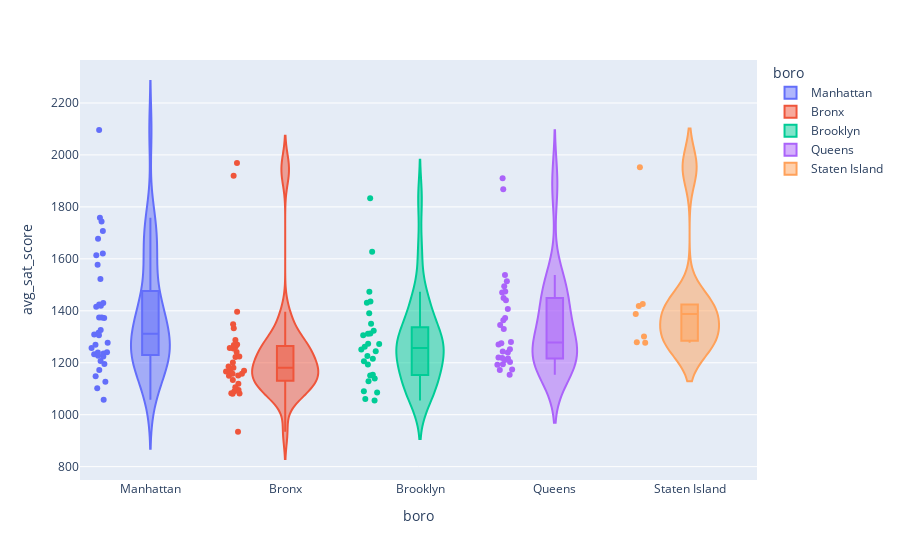

The notebook cell this image was saved under:
### Code cell
px.violin(educc, x = 'boro', y = 'avg_sat_score', color = 'boro', box = True, points = 'all')

### Figure 1 — Plotly figure (JSON) as saved in the notebook; plotly's stock layout.template omitted (floating-point values rounded to 4 significant figures)
{"data": [{"alignmentgroup": "True", "box": {"visible": true}, "hovertemplate": "boro=%{x}<br>avg_sat_score=%{y}<extra></extra>", "legendgroup": "Manhattan", "marker": {"color": "#636efa"}, "name": "Manhattan", "offsetgroup": "Manhattan", "orientation": "v", "points": "all", "scalegroup": "True", "showlegend": true, "type": "violin", "x": ["Manhattan", "Manhattan", "Manhattan", "Manhattan", "Manhattan", "Manhattan", "Manhattan", "Manhattan", "Manhattan", "Manhattan", "Manhattan", "Manhattan", "Manhattan", "Manhattan", "Manhattan", "Manhattan", "Manhattan", "Manhattan", "Manhattan", "Manhattan", "Manhattan", "Manhattan", "Manhattan", "Manhattan", "Manhattan", "Manhattan", "Manhattan", "Manhattan", "Manhattan", "Manhattan", "Manhattan", "Manhattan", "Manhattan", "Manhattan", "Manhattan", "Manhattan"], "x0": " ", "xaxis": "x", "y": [1172, 1621, 1269, 1148, 1419, 1522, 1577, 1677, 1758, 1614, 1306, 1233, 1372, 1227, 2096, 1374, 1416, 1240, 1239, 1058, 1424, 1195, 1257, 1207, 1315, 1236, 1744, 1707, 1277, 1430, 1326, 1374, 1127, 1102, 1224, 1309], "y0": " ", "yaxis": "y"}, {"alignmentgroup": "True", "box": {"visible": true}, "hovertemplate": "boro=%{x}<br>avg_sat_score=%{y}<extra></extra>", "legendgroup": "Bronx", "marker": {"color": "#EF553B"}, "name": "Bronx", "offsetgroup": "Bronx", "orientation": "v", "points": "all", "scalegroup": "True", "showlegend": true, "type": "violin", "x": ["Bronx", "Bronx", "Bronx", "Bronx", "Bronx", "Bronx", "Bronx", "Bronx", "Bronx", "Bronx", "Bronx", "Bronx", "Bronx", "Bronx", "Bronx", "Bronx", "Bronx", "Bronx", "Bronx", "Bronx", "Bronx", "Bronx", "Bronx", "Bronx", "Bronx", "Bronx", "Bronx", "Bronx", "Bronx", "Bronx", "Bronx", "Bronx", "Bronx"], "x0": " ", "xaxis": "x", "y": [1090, 1257, 1186, 1201, 1095, 1158, 1241, 1134, 1169, 1396, 1081, 1083, 1224, 1166, 1333, 1150, 1158, 934, 1181, 1106, 1222, 1119, 1082, 1255, 1270, 1969, 1263, 1920, 1348, 1169, 1268, 1151, 1288], "y0": " ", "yaxis": "y"}, {"alignmentgroup": "True", "box": {"visible": true}, "hovertemplate": "boro=%{x}<br>avg_sat_score=%{y}<extra></extra>", "legendgroup": "Brooklyn", "marker": {"color": "#00cc96"}, "name": "Brooklyn", "offsetgroup": "Brooklyn", "orientation": "v", "points": "all", "scalegroup": "True", "showlegend": true, "type": "violin", "x": ["Brooklyn", "Brooklyn", "Brooklyn", "Brooklyn", "Brooklyn", "Brooklyn", "Brooklyn", "Brooklyn", "Brooklyn", "Brooklyn", "Brooklyn", "Brooklyn", "Brooklyn", "Brooklyn", "Brooklyn", "Brooklyn", "Brooklyn", "Brooklyn", "Brooklyn", "Brooklyn", "Brooklyn", "Brooklyn", "Brooklyn", "Brooklyn", "Brooklyn", "Brooklyn", "Brooklyn", "Brooklyn"], "x0": " ", "xaxis": "x", "y": [1833, 1206, 1312, 1391, 1085, 1215, 1090, 1139, 1273, 1151, 1436, 1251, 1193, 1129, 1272, 1323, 1306, 1244, 1226, 1431, 1262, 1313, 1473, 1350, 1627, 1154, 1060, 1055], "y0": " ", "yaxis": "y"}, {"alignmentgroup": "True", "box": {"visible": true}, "hovertemplate": "boro=%{x}<br>avg_sat_score=%{y}<extra></extra>", "legendgroup": "Queens", "marker": {"color": "#ab63fa"}, "name": "Queens", "offsetgroup": "Queens", "orientation": "v", "points": "all", "scalegroup": "True", "showlegend": true, "type": "violin", "x": ["Queens", "Queens", "Queens", "Queens", "Queens", "Queens", "Queens", "Queens", "Queens", "Queens", "Queens", "Queens", "Queens", "Queens", "Queens", "Queens", "Queens", "Queens", "Queens", "Queens", "Queens", "Queens", "Queens", "Queens", "Queens", "Queens", "Queens", "Queens", "Queens", "Queens"], "x0": " ", "xaxis": "x", "y": [1280, 1203, 1211, 1174, 1270, 1364, 1441, 1243, 1216, 1910, 1330, 1514, 1474, 1172, 1449, 1252, 1154, 1192, 1345, 1407, 1194, 1372, 1538, 1868, 1220, 1275, 1218, 1494, 1239, 1470], "y0": " ", "yaxis": "y"}, {"alignmentgroup": "True", "box": {"visible": true}, "hovertemplate": "boro=%{x}<br>avg_sat_score=%{y}<extra></extra>", "legendgroup": "Staten Island", "marker": {"color": "#FFA15A"}, "name": "Staten Island", "offsetgroup": "Staten Island", "orientation": "v", "points": "all", "scalegroup": "True", "showlegend": true, "type": "violin", "x": ["Staten Island", "Staten Island", "Staten Island", "Staten Island", "Staten Island", "Staten Island", "Staten Island"], "x0": " ", "xaxis": "x", "y": [1426, 1277, 1279, 1301, 1418, 1388, 1953], "y0": " ", "yaxis": "y"}], "layout": {"legend": {"title": {"text": "boro"}, "tracegroupgap": 0}, "margin": {"t": 60}, "violinmode": "overlay", "xaxis": {"anchor": "y", "categoryarray": ["Manhattan", "Bronx", "Brooklyn", "Queens", "Staten Island"], "categoryorder": "array", "domain": [0, 1], "title": {"text": "boro"}}, "yaxis": {"anchor": "x", "domain": [0, 1], "title": {"text": "avg_sat_score"}}}}
